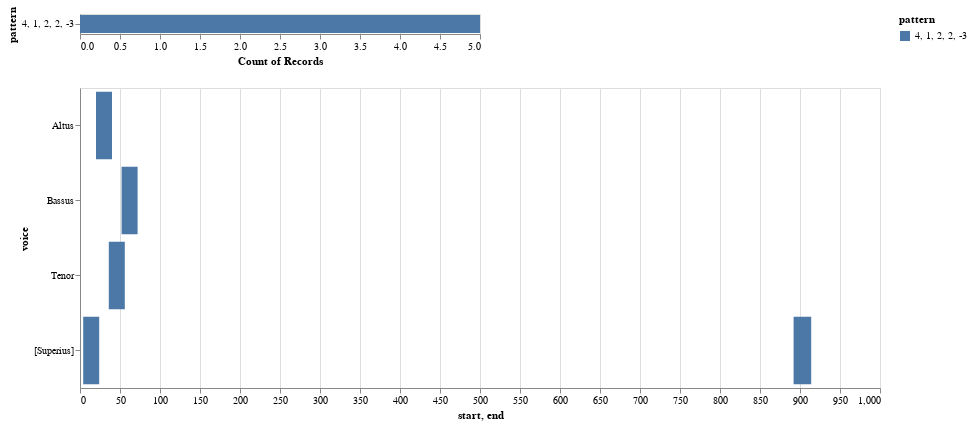

The notebook cell saved with this chart:
### Code cell
viz_demo.plot_ngrams_heatmap(mel_ngrams, mel_ngrams_duration, selected_patterns=['4, 1, 2, 2, -3'], voices=[])
# viz_demo.plot_ngrams_heatmap(mel_ngrams, mel_ngrams_duration, selected_patterns=mel_ngrams_top_patterns_list, voices=[])

### Figure 1 — Vega-Lite specification as saved in the notebook (floating-point values rounded to 4 significant figures)
{"config": {"view": {"continuousWidth": 400, "continuousHeight": 300}}, "vconcat": [{"mark": "bar", "encoding": {"color": {"type": "nominal", "field": "pattern"}, "opacity": {"condition": {"value": 1, "selection": "selector009"}, "value": 0.2}, "x": {"type": "nominal", "aggregate": "count", "field": "pattern"}, "y": {"type": "nominal", "field": "pattern"}}, "selection": {"selector009": {"type": "multi", "fields": ["pattern"]}}}, {"mark": "bar", "encoding": {"color": {"type": "nominal", "field": "pattern"}, "opacity": {"condition": {"value": 1, "selection": "selector009"}, "value": 0.2}, "tooltip": [{"type": "quantitative", "field": "start"}, {"type": "quantitative", "field": "end"}, {"type": "nominal", "field": "pattern"}], "x": {"type": "quantitative", "field": "start"}, "x2": {"field": "end"}, "y": {"type": "nominal", "field": "voice"}}, "height": 300, "selection": {"selector009": {"type": "multi", "fields": ["pattern"]}, "selector010": {"type": "interval", "bind": "scales", "encodings": ["x", "y"]}}, "width": 800}], "data": {"name": "data-341df717553dcfed8cf6d658585ab766"}, "$schema": "https://vega.github.io/schema/vega-lite/v4.8.1.json", "datasets": {"data-341df717553dcfed8cf6d658585ab766": [{"start": 4.0, "voice": "[Superius]", "pattern": "4, 1, 2, 2, -3", "end": 24.0}, {"start": 892.0, "voice": "[Superius]", "pattern": "4, 1, 2, 2, -3", "end": 914.0}, {"start": 20.0, "voice": "Altus", "pattern": "4, 1, 2, 2, -3", "end": 40.0}, {"start": 36.0, "voice": "Tenor", "pattern": "4, 1, 2, 2, -3", "end": 56.0}, {"start": 52.0, "voice": "Bassus", "pattern": "4, 1, 2, 2, -3", "end": 72.0}]}}
